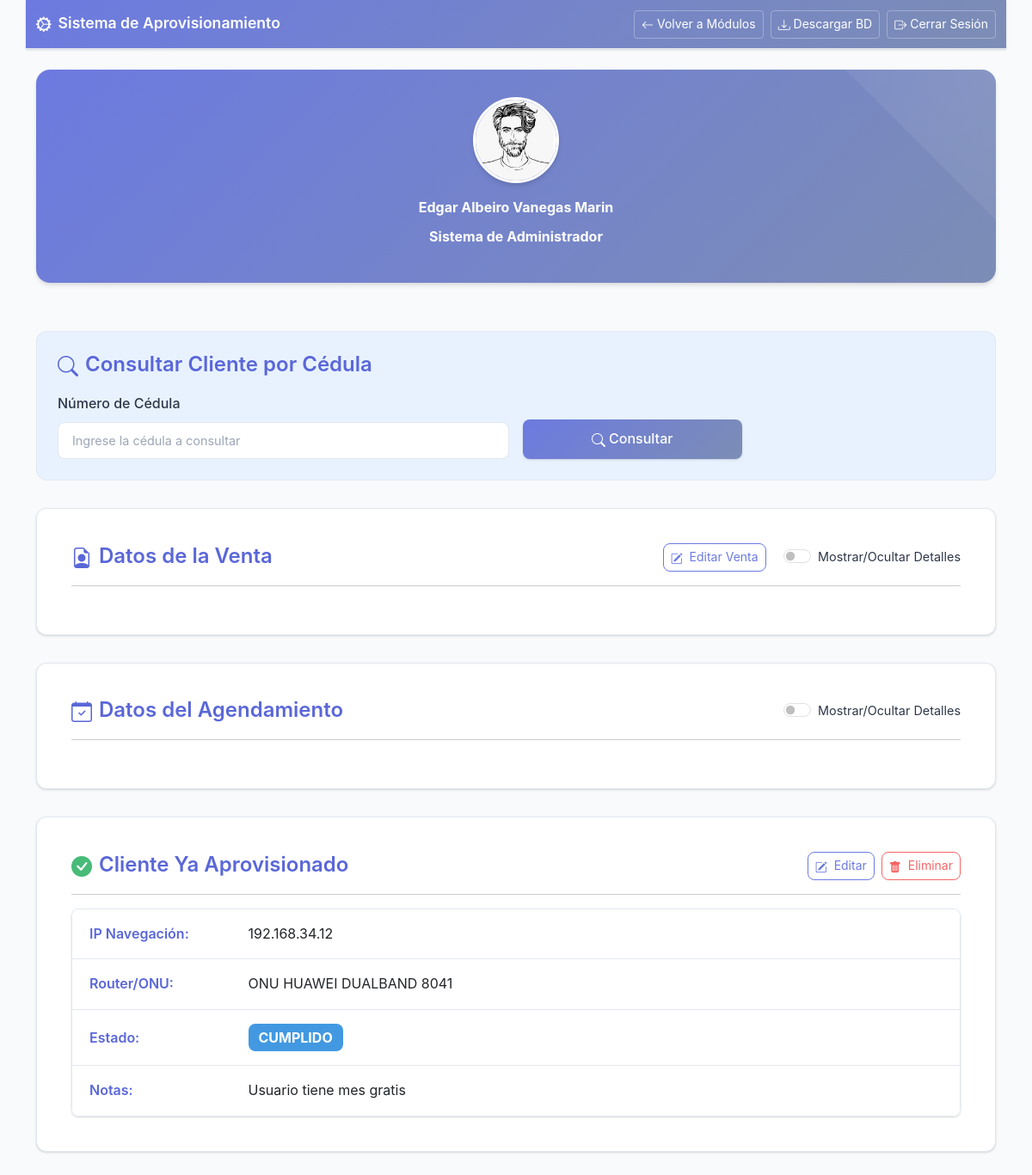
Page /proyectofinal/registro_aprovisionamiento.php?cedula_consulta=32456890 (signed in) on the committed database.
### tables this page shows
CREATE TABLE `administrador` (
  `id` int(11) NOT NULL,
  `cedula` varchar(15) NOT NULL,
  `nombre` varchar(100) NOT NULL,
  `email` varchar(100) NOT NULL,
  `contrasena` varchar(255) NOT NULL,
  `modulo` enum('Administrador','Vendedor','Agendamiento','Aprovisionamiento') NOT NULL,
  `modulo_id` int(11) DEFAULT NULL,
  `fecha_creacion` timestamp NOT NULL DEFAULT current_timestamp(),
  `fecha_actualizacion` timestamp NOT NULL DEFAULT current_timestamp() ON UPDATE current_timestamp()
);

CREATE TABLE `aprovisionamiento` (
  `id` int(11) NOT NULL,
  `cedula_cliente` varchar(20) NOT NULL,
  `tipo_radio` varchar(100) DEFAULT NULL,
  `mac_serial_radio` varchar(100) DEFAULT NULL,
  `tipo_router_onu` varchar(100) DEFAULT NULL,
  `mac_serial_router` varchar(100) DEFAULT NULL,
  `ip_navegacion` varchar(15) DEFAULT NULL,
  `ip_gestion` varchar(15) DEFAULT NULL,
  `metros_cable` int(11) DEFAULT NULL,
  `tipo_cable` enum('DROP','UTP') DEFAULT NULL,
  `notas_aprovisionamiento` text NOT NULL,
  `estado_aprovisionamiento` enum('NO ASIGNADO','AGENDADO','REPROGRAMAR','PENDIENTE','CANCELADO','CUMPLIDO') NOT NULL DEFAULT 'NO ASIGNADO',
  `fecha_registro` timestamp NOT NULL DEFAULT current_timestamp(),
  `updated_at` timestamp NOT NULL DEFAULT current_timestamp() ON UPDATE current_timestamp()
);

### proyectofinal/registro_aprovisionamiento.php (the view, shortened to what this page needs)
<?php
$host = 'localhost';
$dbname = 'proyecto-final';
$username = 'root';
$password = '';
try {
    $pdo = new PDO("mysql:host=$host;dbname=$dbname;charset=utf8mb4", $username, $password, [
        PDO::ATTR_ERRMODE => PDO::ERRMODE_EXCEPTION,
        PDO::ATTR_DEFAULT_FETCH_MODE => PDO::FETCH_ASSOC,
        PDO::ATTR_EMULATE_PREPARES => false,
        PDO::MYSQL_ATTR_INIT_COMMAND => "SET NAMES utf8mb4 COLLATE utf8mb4_unicode_ci"
    ]);
    $pdo->exec("SET sql_mode = 'STRICT_TRANS_TABLES,NO_ZERO_DATE,NO_ZERO_IN_DATE'");
} catch(PDOException $e) {
    die("Error de conexión: " . $e->getMessage());
}
function limpiarEntrada($data) {
    $data = (string) $data;
    if (function_exists('mb_convert_encoding')) {
        $data = mb_convert_encoding($data, 'UTF-8', 'UTF-8');
    }
    $data = trim($data);
    $data = stripslashes($data);
    $data = preg_replace('/[\x00-\x08\x0B\x0C\x0E-\x1F\x7F]/', '', $data);
    $data = htmlspecialchars($data, ENT_QUOTES | ENT_HTML5, 'UTF-8', false);
    return $data;
}
$user_id = $_SESSION['user_id'] ?? '';
$nombre_usuario = $_SESSION['user_name'] ?? $_SESSION['nombre'] ?? 'Usuario';
$modulo = "Sistema de Aprovisionamiento";
try {
    if (!empty($user_id)) {
        $stmt = $pdo->prepare("SELECT modulo FROM administrador WHERE id = ?");
        $stmt->execute([$user_id]);
        $usuario_data = $stmt->fetch();
        if ($usuario_data && !empty($usuario_data['modulo'])) {
            $modulo = "Sistema de " . $usuario_data['modulo'];
        }
    }
} catch (PDOException $e) {
    $modulo = "Sistema de Aprovisionamiento";
}
$venta_encontrada = null;
$agendamiento_encontrado = null;
$aprovisionamiento_encontrado = null;
if (isset($_GET['cedula_consulta'])) {
    $cedula_consulta = limpiarEntrada($_GET['cedula_consulta']);
    if (!empty($cedula_consulta)) {
        $stmt_venta = $pdo->prepare("SELECT * FROM ventas WHERE cedula = ? ORDER BY created_at DESC LIMIT 1");
        $stmt_venta->execute([$cedula_consulta]);
        $venta_encontrada = $stmt_venta->fetch();
        if ($venta_encontrada) {
            $stmt_agenda = $pdo->prepare("SELECT * FROM agendamiento WHERE cedula_cliente = ? ORDER BY id DESC LIMIT 1");
            $stmt_agenda->execute([$cedula_consulta]);
            $agendamiento_encontrado = $stmt_agenda->fetch();
            $stmt_aprov = $pdo->prepare("SELECT * FROM aprovisionamiento WHERE cedula_cliente = ? ORDER BY id DESC LIMIT 1");
            $stmt_aprov->execute([$cedula_consulta]);
            $aprovisionamiento_encontrado = $stmt_aprov->fetch();
        }
    }
}
?>
<!DOCTYPE html>
<html lang="es">
<head>
    <link href="https://cdn.jsdelivr.net/npm/bootstrap@5.3.0/dist/css/bootstrap.min.css" rel="stylesheet">
    <link href="https://cdn.jsdelivr.net/npm/bootstrap-icons@1.10.0/font/bootstrap-icons.css" rel="stylesheet">
    <link href="css/registroaprovisionamiento-styles.css" rel="stylesheet">
</head>
<body>
    <div class="container-fluid">
        <nav class="navbar navbar-expand-lg navbar-dark bg-primary mb-4">
            <div class="container">
                <a class="navbar-brand" href="#"><i class="bi bi-gear-wide-connected me-2"></i>Sistema de Aprovisionamiento</a>
                <div class="d-flex gap-2">
                    <a href="modulos.php" class="btn btn-outline-light btn-sm"><i class="bi bi-arrow-left me-1"></i>Volver a Módulos</a>
                    <a href="descargar_bd.php" class="btn btn-outline-light btn-sm"><i class="bi bi-download"></i> Descargar BD</a>
                    <button type="button" class="btn btn-outline-light btn-sm" onclick="confirmarCerrarSesion()">
                        <i class="bi bi-box-arrow-right me-1"></i>Cerrar Sesión
                    </button>
                </div>
            </div>
        </nav>
        <div class="container">
            <div class="row mb-4">
                <div class="col-12">
                    <div class="profile-section text-center">
                        <img src="imagenes/rostro.JPG" alt="Foto" class="profile-img mb-3">
                        <p><strong><?php echo htmlspecialchars($nombre_usuario, ENT_QUOTES, 'UTF-8'); ?></strong></p>
                        <p><strong><?php echo htmlspecialchars($modulo, ENT_QUOTES, 'UTF-8'); ?></strong></p>
                    </div>
                </div>
            </div>
            <div class="search-section">
                <h4 class="mb-3"><i class="bi bi-search me-2"></i>Consultar Cliente por Cédula</h4>
                <form id="formConsulta" class="row g-3">
                    <div class="col-md-6">
                        <label for="cedula_consulta" class="form-label">Número de Cédula</label>
                        <input type="number" class="form-control" id="cedula_consulta" name="cedula_consulta" placeholder="Ingrese la cédula a consultar" required>
                    </div>
                    <div class="col-md-3 d-flex align-items-end">
                        <button type="submit" class="btn btn-custom w-100"><i class="bi bi-search me-1"></i>Consultar</button>
                    </div>
                </form>
            </div>
            <?php if ($venta_encontrada): ?>
                <div class="form-section">
                    <div class="d-flex justify-content-between align-items-center">
                        <h4 class="mb-0"><i class="bi bi-file-earmark-person me-2"></i>Datos de la Venta</h4>
                        <div>
                            <button type="button" class="btn btn-outline-primary btn-sm me-3" data-bs-toggle="modal" data-bs-target="#modalEditarVenta">
                                <i class="bi bi-pencil-square me-1"></i> Editar Venta
                            </button>
                            <div class="form-check form-switch d-inline-block">
                                <input class="form-check-input" type="checkbox" role="switch" id="checkMostrarVenta" onchange="toggleDetails('checkMostrarVenta', 'detallesVentaContainer')">
                                <label class="form-check-label" for="checkMostrarVenta">Mostrar/Ocultar Detalles</label>
                            </div>
                        </div>
                    </div>
                    <hr>
                </div>
                <?php if ($agendamiento_encontrado): ?>
                    <div class="form-section">
                        <div class="d-flex justify-content-between align-items-center">
                           <h4 class="mb-0"><i class="bi bi-calendar-check me-2"></i>Datos del Agendamiento</h4>
                           <div class="form-check form-switch">
                                <input class="form-check-input" type="checkbox" role="switch" id="checkMostrarAgendamiento" onchange="toggleDetails('checkMostrarAgendamiento', 'detallesAgendamientoContainer')">
                                <label class="form-check-label" for="checkMostrarAgendamiento">Mostrar/Ocultar Detalles</label>
                            </div>
                        </div>
                        <hr>
                    </div>
                    <?php if ($aprovisionamiento_encontrado): ?>
                        <div class="form-section">
                             <div class="d-flex justify-content-between align-items-center">
                                <h4 class="mb-0"><i class="bi bi-check-circle-fill text-success me-2"></i>Cliente Ya Aprovisionado</h4>
                                <div class="d-flex gap-2">
                                    <button type="button" class="btn btn-outline-primary btn-sm" data-bs-toggle="modal" data-bs-target="#modalEditarAprovisionamiento">
                                        <i class="bi bi-pencil-square me-1"></i> Editar
                                    </button>
                                    <button type="button" class="btn btn-outline-danger btn-sm" onclick="eliminarAprovisionamiento(<?php echo $aprovisionamiento_encontrado['id']; ?>)">
                                        <i class="bi bi-trash-fill me-1"></i> Eliminar
                                    </button>
                                </div>
                            </div>
                            <hr>
                            <div class="list-group">
                                <div class="list-group-item"><strong>IP Navegación:</strong> <?php echo htmlspecialchars($aprovisionamiento_encontrado['ip_navegacion'], ENT_QUOTES, 'UTF-8'); ?></div>
                                <div class="list-group-item"><strong>Router/ONU:</strong> <?php echo htmlspecialchars($aprovisionamiento_encontrado['tipo_router_onu'], ENT_QUOTES, 'UTF-8'); ?></div>
                                <div class="list-group-item"><strong>Estado:</strong> <span class="badge bg-info fs-6"><?php echo htmlspecialchars($aprovisionamiento_encontrado['estado_aprovisionamiento'], ENT_QUOTES, 'UTF-8'); ?></span></div>
                                <div class="list-group-item"><strong>Notas:</strong> <?php echo nl2br(htmlspecialchars($aprovisionamiento_encontrado['notas_aprovisionamiento'], ENT_QUOTES, 'UTF-8')); ?></div>
                            </div>
                        </div>
                    <?php endif; ?>
                <?php endif; ?>
            <?php endif; ?>
        </div>
    </div>
</body>
</html>

### rows in the picture
administrador: modulo "Sistema de Administrador"
aprovisionamiento: ip_navegacion "192.168.34.12", tipo_router_onu "ONU HUAWEI DUALBAND 8041", estado_aprovisionamiento "CUMPLIDO", notas_aprovisionamiento "Usuario tiene mes gratis"

### other values in the picture
$nombre_usuario "Edgar Albeiro Vanegas Marin"
